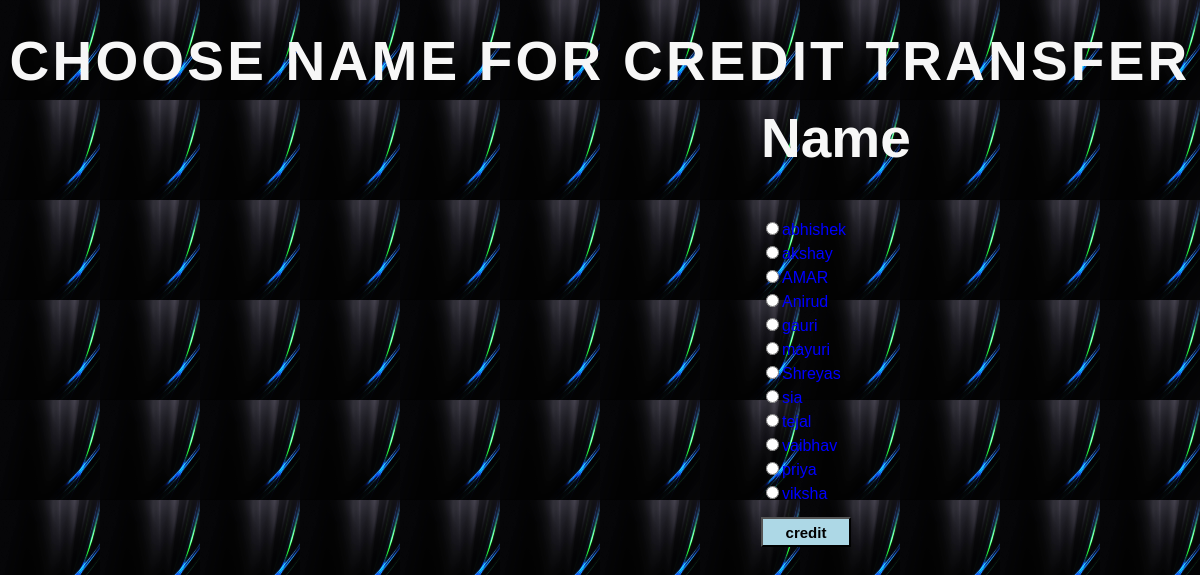
Screenshot of /viewuser.php with the database file from the repository.
### tables this page shows
CREATE TABLE `user` (
  `name` varchar(15) NOT NULL,
  `email` varchar(25) NOT NULL,
  `credit` varchar(10) NOT NULL
);

### viewuser.php (the view, shortened to what this page needs)
<?php
$con=mysqli_connect('localhost','root','','company');
$name1=$_SESSION['name'];
$q="select name from user where not name='$name1'";
$result=mysqli_query($con,$q);
?>
<html>
<head>
    <link rel="stylesheet" href="Assets/css/style.css">
    </head>
    <body>
    <div class="view">
        <p1>Choose name for credit transfer</p1>
        <form action="transfer.php" method="post" style="position: relative; margin-left: 750px;">
       <table>
           <th><h2>Name</h2></th>
           <?php
     while($row = $result->fetch_assoc()) { ?>
   <tr>
       <td > <input type="radio" name="transfer" value="<?php echo $row["name"]; ?>"><?php echo $row["name"]; ?></td>
   </tr>
<?php }
  ?>
       <tr>
           <td><input type="submit" value="credit"></td>
           </tr>
        </table>
        </form>
        </div>
    </body>
</html>

### Assets/css/style.css (style rules this page uses)
body { text-align: center; font-family: 'Lucida Sans', 'Lucida Sans Regular', 'Lucida Grande', 'Lucida Sans Unicode', Geneva, Verdana, sans-serif ; background-color: #f7f7f7; background-image: url("Assets/images/back.jpg"), url("../../Assets/images/back.jpg"); background-repeat: repeat, no-repeat, no-repeat; background-size: 100px 100px, cover, cover; background-position: top left, center center, bottom center; background-attachment: fixed, fixed, fixed; }
p1 { color: #f7f7f7; font-family: sans-serif; text-align: center; line-height: 1.5; margin: 0 0 1rem 0 ; font-weight:600; font-size: 55px; letter-spacing: 0.2rem; text-transform: uppercase; }
h2 { color: #f7f7f7; font-family: 'Franklin Gothic Medium', 'Arial Narrow', Arial, sans-serif; font-size: 55px; }
.view { margin-top:20px; font-size: 25px; }

### viewuser.php (style rules this page uses)
table { color:blue; }
input[type=submit] { margin-top: 10px; width:6em; height:2em; font-size:15px; background-color: lightblue; font-weight: bold; }

### rows the page displays
user: name "abhishek"
user: name "akshay"
user: name "AMAR"
user: name "Anirud"
user: name "gauri"
user: name "mayuri"
user: name "Shreyas"
user: name "sia"
user: name "tejal"
user: name "vaibhav"
user: name "priya"
user: name "viksha"
